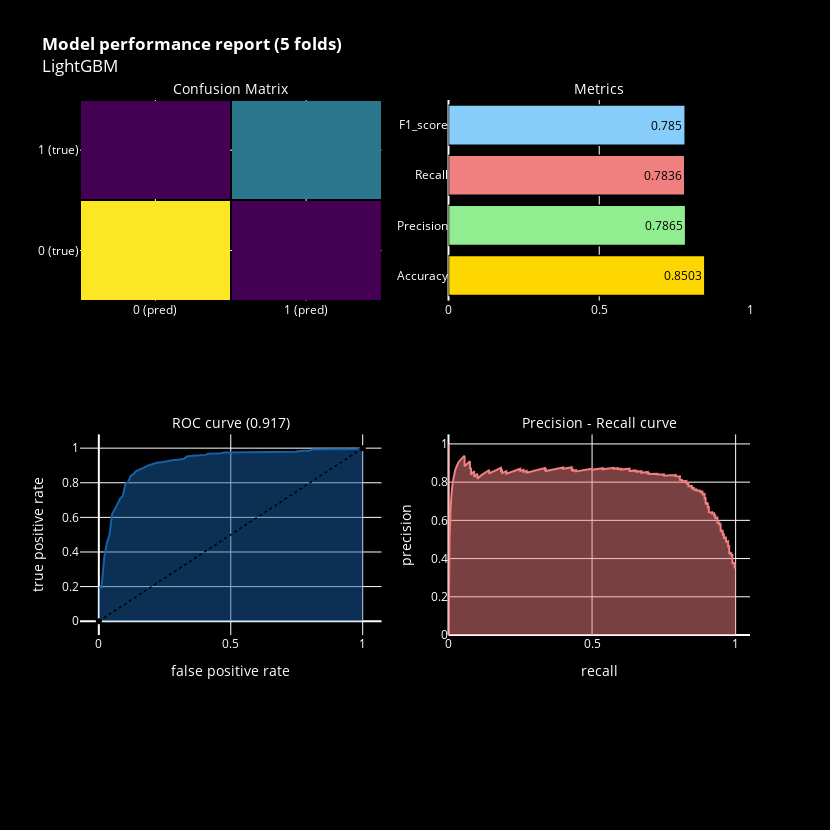

The code cell stored with this chart in its notebook:
### Code cell
model_performance(LR, 'LightGBM')
